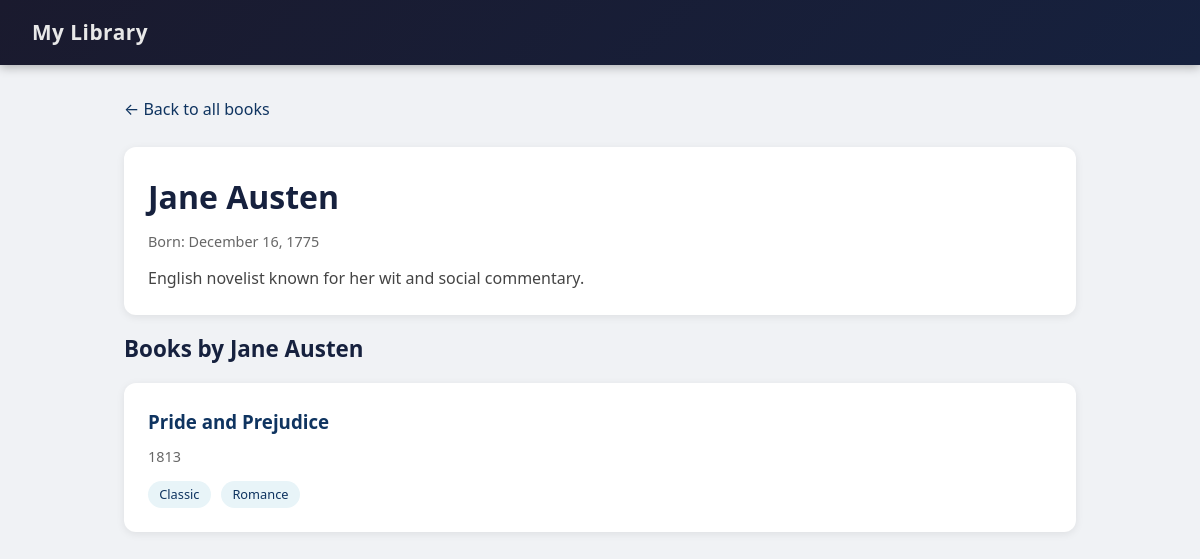
Page /author/3/ on the committed database.
### library/models.py (models this page shows, shortened)
class Author(models.Model):
    first_name = models.CharField(max_length=100)
    last_name = models.CharField(max_length=100)
    birth_date = models.DateField(blank=True, null=True)
    bio = models.TextField(blank=True)
    class Meta:
        ordering = ['last_name', 'first_name']
    def __str__(self):
        return f"{self.first_name} {self.last_name}"

class Book(models.Model):
    title = models.CharField(max_length=200)
    author = models.ForeignKey(Author, on_delete=models.CASCADE, related_name='books')
    genre = models.ManyToManyField(Genre, blank=True, related_name='books')
    published_date = models.DateField(blank=True, null=True)
    isbn = models.CharField('ISBN', max_length=13, blank=True)
    summary = models.TextField(blank=True)
    available = models.BooleanField(default=True)
    created_at = models.DateTimeField(auto_now_add=True)
    class Meta:
        ordering = ['title']

class Genre(models.Model):
    name = models.CharField(max_length=100, unique=True)
    class Meta:
        ordering = ['name']

### library/views.py (the view)
# urls.py: path('author/<int:pk>/', views.author_detail, name='author_detail'),
def author_detail(request, pk):
    author = get_object_or_404(Author, pk=pk)
    books = author.books.prefetch_related('genre')
    return render(request, 'library/author_detail.html', {
        'author': author,
        'books': books,
    })

### library/templates/library/author_detail.html (shortened to what this page needs)
{% extends "library/base.html" %}
{% block content %}
<a href="{% url 'library:home' %}" class="back-link">&larr; Back to all books</a>
<div class="card">
    <h1 class="detail-header">{{ author }}</h1>
    {% if author.birth_date %}
    <p class="meta">Born: {{ author.birth_date|date:"F j, Y" }}</p>
    {% endif %}
    {% if author.bio %}
    <p class="summary">{{ author.bio }}</p>
    {% endif %}
</div>
<h2>Books by {{ author }}</h2>
{% for book in books %}
<div class="card">
    <h3><a href="{% url 'library:book_detail' book.pk %}">{{ book.title }}</a></h3>
    <p class="meta">
        {% if book.published_date %}{{ book.published_date|date:"Y" }}{% endif %}
    </p>
    <div>
        {% for genre in book.genre.all %}
        <span class="badge">{{ genre.name }}</span>
        {% endfor %}
    </div>
</div>
{% empty %}
<div class="card"><p>No books by this author yet.</p></div>
{% endfor %}
{% endblock %}

### library/templates/library/base.html (style rules this page uses)
*, *::before, *::after { box-sizing: border-box; margin: 0; padding: 0; }
body { font-family: 'Segoe UI', system-ui, -apple-system, sans-serif; background: #f0f2f5; color: #1a1a2e; line-height: 1.6; }
h1 { font-size: 2rem; margin-bottom: 1.5rem; color: #16213e; }
h2 { font-size: 1.4rem; margin-bottom: 1rem; color: #16213e; }
.card { background: #fff; border-radius: 12px; padding: 1.5rem; margin-bottom: 1rem; box-shadow: 0 2px 8px rgba(0,0,0,0.08); transition: transform 0.15s, box-shadow 0.15s; }
.card h3 { margin-bottom: 0.5rem; }
.card h3 a { color: #0f3460; text-decoration: none; }
.meta { color: #666; font-size: 0.9rem; margin-bottom: 0.5rem; }
.badge { display: inline-block; background: #e8f4f8; color: #0f3460; padding: 0.2rem 0.7rem; border-radius: 20px; font-size: 0.8rem; margin-right: 0.4rem; margin-top: 0.3rem; }
.back-link { display: inline-block; margin-bottom: 1.5rem; color: #0f3460; text-decoration: none; }
.summary { color: #444; margin-top: 0.8rem; }
.detail-header { margin-bottom: 0.5rem; }

### rows in the picture
Author: first_name+last_name "Jane Austen", birth_date "December 16, 1775", bio "English novelist known for her wit and social commentary."
Book: title "Pride and Prejudice", published_date "1813"
Genre: name "Classic"
Genre: name "Romance"
